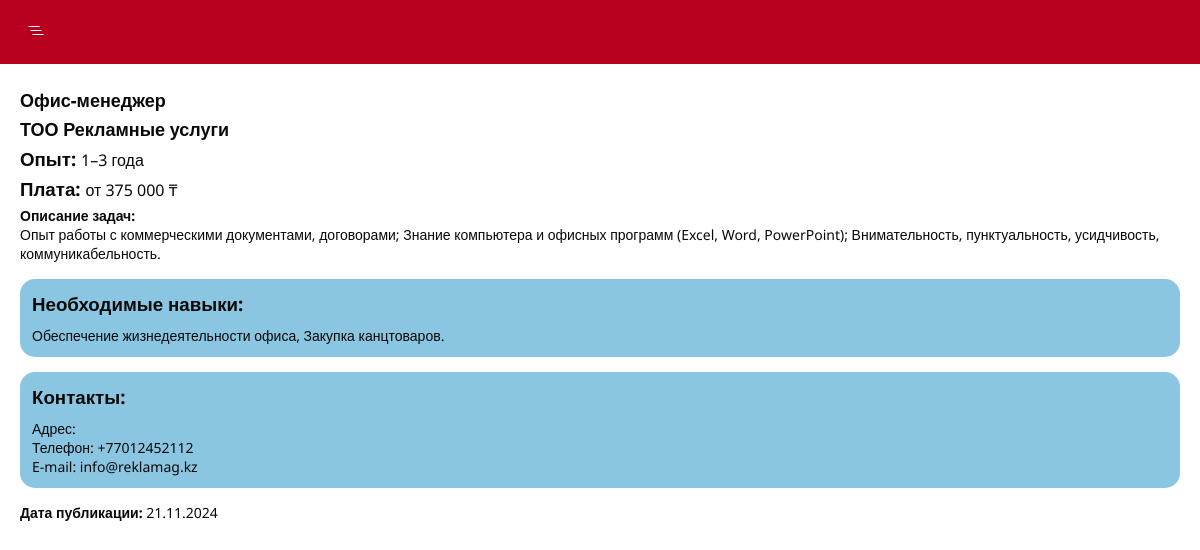
The page /jobs/detail/7 on the database its author committed.
### startit_app/models.py (models this page shows, shortened)
class Job(models.Model):
    title = models.CharField("Название вакансии", max_length=255)
    category = models.ForeignKey(Category, on_delete=models.CASCADE, verbose_name="Выберите категорию")
    company = models.CharField("Название компании", max_length=100)
    experience = models.CharField("Опыт работы", max_length=80, default ="Без опыта")
    salary =  models.CharField("Зарплата", max_length=80)
    description = models.TextField("Описание вакансии")
    skills = models.CharField("Навыки", max_length=255)
    address = models.CharField("Адрес", max_length=255)
    phone = models.CharField("Телефон", max_length=14)
    email = models.CharField("E-mail", max_length=100)
    created_at = models.DateTimeField("Дата и время публикации", default=datetime.now)
    class Meta:
        verbose_name = "Вакансия"
        verbose_name_plural = "Вакансии"

### startit_app/views.py (the view)
# urls.py: path('jobs/detail/<int:pk>', views.job_detail_page, name='job_detail_page'),
def job_detail_page(request, pk):
    job = get_object_or_404(Job, pk=pk)
    context = {
        'job': job
    }
    return render(request, "./job-detail.html", context)

### startit_app/templates/job-detail.html (shortened to what this page needs)
{% extends 'base.html' %}
{% block content %}
<section class="job-detail">
    <div class="container">
        <h1 class="title">{{ job.title }}</h1>
        <h2 class="title">{{ job.company }}</h2>
        <h3 class="job-detail__data">Опыт: <span>{{ job.experience }}</span></h3>
        <h3 class="job-detail__data">Плата:
            <span>
                {% if job.salary == "не указано" %}
                {{ job.salary }}</h3>
                {% else %}
                {{ job.salary }} &#8376;
                {% endif %}
            </span>
        </h3>
        <p class="job-detail__content"><strong>Описание задач:</strong><br> {{ job.description }}</p>
        <div class="job-detail__skills">
            <h3 class="job-detail__title">Необходимые навыки: </h3>
            <p>{{ job.skills }}</p>
        </div>
        <div class="job-detail__skills">
            <h3 class="job-detail__title">Контакты: </h3>
            <ul class="job-detail__address">
                <li>Адрес: {{ job.adress }}</li>
                <li>Телефон: {{ job.phone }}</li>
                <li>E-mail: {{ job.email }}</li>
            </ul>
        </div>
        <p class="job-detail__content"><strong>Дата публикации: </strong>{{ job.created_at|date:"d.m.Y" }}</p>
    </div>
</section>
{% endblock %}

### startit_app/static/css/style.css (style rules this page uses)
* { padding: 0; margin: 0; box-sizing: border-box; font-family: "Noto Sans", sans-serif; }
:root { --light: #507687; --twice: #384B70; --red: #B8001F; --white: #FCFAEE; --ow: #D9D9D9; --rgv1099: rgb(10, 9, 9); --list: #fff; --bord: #8AC6E2; --borde: #45503B; --border: #C98D8D; }
.container { margin-left: 20px; margin-right: 20px; }
.title { font-size: 18px; font-weight: 800; color: rgb(10, 9, 9); }
.categories, .jobs, .job-detail, .auth { padding: 24px 0; }
.job-detail, .title { margin-bottom: 5px; }
.job-detail__data { color: var(--rgv1099); margin-bottom: 5px; }
.job-detail__data span { font-weight: 400; font-size: 16px; }
.job-detail__content { font-size: 14px; color: var(--rgv1099); margin-bottom: 16px; }
.job-detail__skills { padding: 12px; background-color: var(--bord); color: var(--rgv1099); border-radius: 15px; margin-bottom: 15px; }
.job-detail__title { margin-bottom: 10px; }
.job-detail__skills p, .job-detail__address { font-size: 14px; }
.job-detail__skills li { list-style: none; }

### rows shown on the page
Job: title "Офис-менеджер", company "ТОО Рекламные услуги", experience "1–3 года", salary "от 375 000", description "Опыт работы с коммерческими документами, договорами; Знание компьютера и офисных программ (Excel, Word, PowerPoint); Внимательность, пунктуальность, усидчивость, коммуникабельность.", skills "Обеспечение жизнедеятельности офиса, Закупка канцтоваров.", phone "+77012452112", email "info@reklamag.kz", created_at "21.11.2024"
